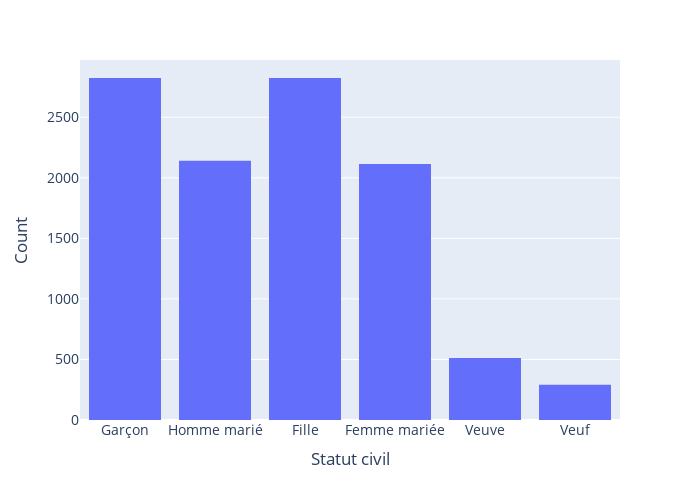

The cell this chart's notebook holds for it:
### Code cell
print(f"Civil status: {df['civil_status'].unique()}")
print(f"Civil status when surname_household is not null:")
df[df['surname_household'].notnull()]['civil_status'].value_counts()

# plot histogram
fig = px.histogram(df, x='civil_status', 
                #    title='Histogramme de la variable civil_status', 
                   width=700, height=500)
fig.update_layout(yaxis=dict(title='Count'),
                  xaxis=dict(title='Statut civil'),
                  font = dict(size=14))
fig.show()

### Figure 1 — Plotly figure (JSON) as saved in the notebook; plotly's stock layout.template omitted (floating-point values rounded to 4 significant figures; data arrays with more than 128 entries replaced by an {"elided": "..."} marker saying what was removed)
{"data": [{"alignmentgroup": "True", "bingroup": "x", "hovertemplate": "civil_status=%{x}<br>count=%{y}<extra></extra>", "legendgroup": "", "marker": {"color": "#636efa", "pattern": {"shape": ""}}, "name": "", "offsetgroup": "", "orientation": "v", "showlegend": false, "type": "histogram", "x": {"elided": "25075 str values"}, "xaxis": "x", "yaxis": "y"}], "layout": {"barmode": "relative", "font": {"size": 14}, "height": 500, "legend": {"tracegroupgap": 0}, "margin": {"t": 60}, "width": 700, "xaxis": {"anchor": "y", "domain": [0, 1], "title": {"text": "Statut civil"}}, "yaxis": {"anchor": "x", "domain": [0, 1], "title": {"text": "Count"}}}}
